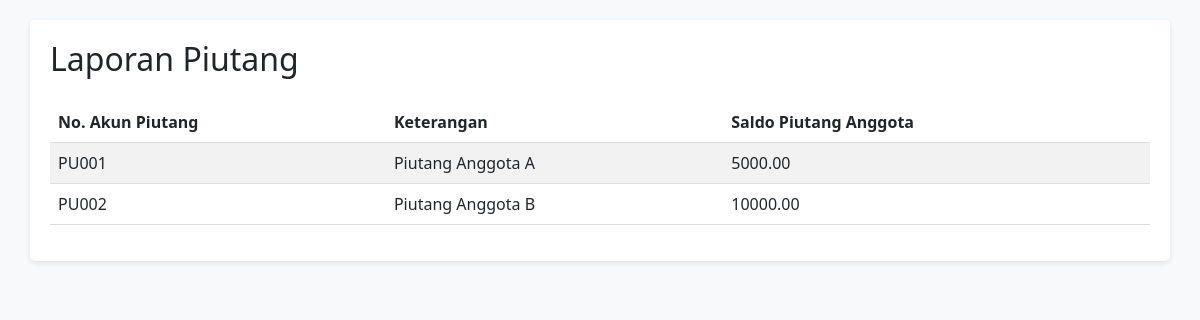
The app's page /laporan_data_piutang.php, older data.
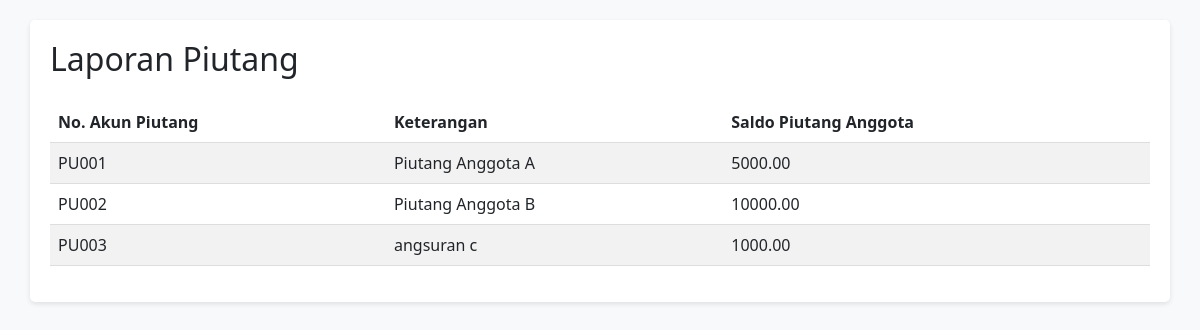
The same page, newer data.
### tables this page shows
CREATE TABLE `piutang` (
  `No_akun_piutang` varchar(20) NOT NULL,
  `Keterangan` varchar(255) DEFAULT NULL,
  `Saldo_piutang_anggota` decimal(10,2) DEFAULT NULL
);

### laporan_data_piutang.php (the view, shortened to what this page needs)
<!DOCTYPE html>
<html>
<head>
    <link rel="stylesheet" href="https://cdn.jsdelivr.net/npm/bootstrap@5.3.0/dist/css/bootstrap.min.css">
</head>
<body>
    <div class="container">
        <h2 class="mb-4">Laporan Piutang</h2>
        <div class="table-responsive">
            <table class="table table-striped">
                <thead class="thead-light">
                    <tr>
                        <th>No. Akun Piutang</th>
                        <th>Keterangan</th>
                        <th>Saldo Piutang Anggota</th>
                    </tr>
                </thead>
                <tbody>
                <?php
$host = 'localhost';
$db   = 'koperasi';
$user = 'root';
$pass = '';
$dsn = "mysql:host=$host;dbname=$db;charset=utf8mb4";
try {
    $pdo = new PDO($dsn, $user, $pass);
    $pdo->setAttribute(PDO::ATTR_ERRMODE, PDO::ERRMODE_EXCEPTION);
    $sql = "SELECT No_akun_piutang, Keterangan, Saldo_piutang_anggota FROM piutang";
    $stmt = $pdo->prepare($sql);
    $stmt->execute();
    $piutang = $stmt->fetchAll(PDO::FETCH_ASSOC);
    foreach ($piutang as $row) {
        echo "<tr>";
        echo "<td>".$row['No_akun_piutang']."</td>";
        echo "<td>".$row['Keterangan']."</td>";
        echo "<td>".$row['Saldo_piutang_anggota']."</td>";
        echo "</tr>";
    }
    echo "</table>";
} catch(PDOException $e) {
    echo "Error: " . $e->getMessage();
}
?>
        </div>
    </div>
</body>
</html>

Row changes from the older to the newer data that the page shows:
added piutang: No_akun_piutang "PU003", Keterangan "angsuran c", Saldo_piutang_anggota "1000.00"
